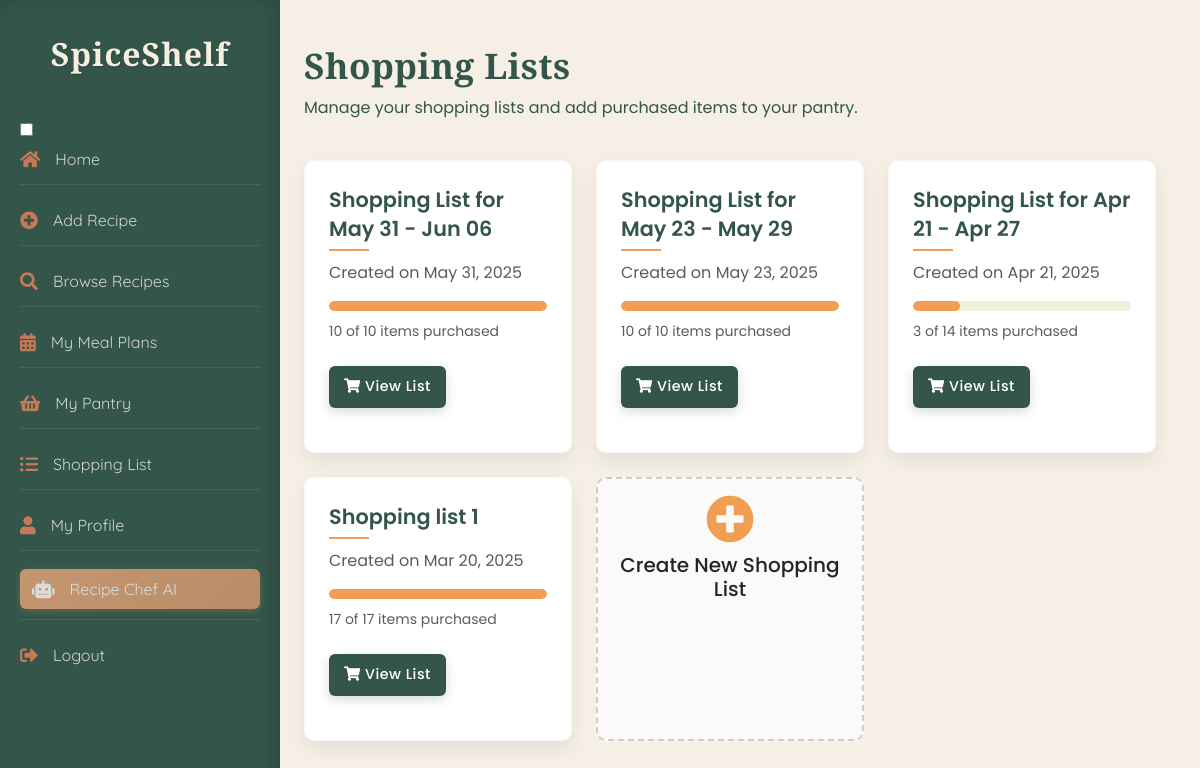
Screenshot of /SpiceShelf/index.php?action=shopping_list (signed in) with the database file from the repository.
### tables this page shows
CREATE TABLE `shopping_lists` (
  `shopping_list_id` int(11) NOT NULL,
  `user_id` int(11) NOT NULL,
  `name` varchar(255) NOT NULL,
  `created_at` timestamp NOT NULL DEFAULT current_timestamp()
);

### SpiceShelf/controllers/ShoppingListController.php (called while the page is built, shortened)
<?php
require_once 'models/ShoppingList.php';
class ShoppingListController {
    private $shoppingList;
    public function __construct($conn) {
        $this->shoppingList = new ShoppingList($conn);
    }
    public function showLists() {
        $user_id = $_SESSION['user_id'];
        $lists = $this->shoppingList->getUserShoppingLists($user_id);
        include 'views/all_shopping_lists.php';
    }
}

### SpiceShelf/index.php (called while the page is built, shortened)
<?php
require_once 'controllers/MealPlanController.php';
require_once 'controllers/ShoppingListController.php';
$database = new Database();
$conn = $database->getConnection();
$router = new Router();
$userController = new UserController($conn);
$recipeController = new RecipeController($conn);
$pantryController = new PantryController($conn);
$mealPlanController = new MealPlanController($conn);
$shoppingListController = new ShoppingListController($conn);
$adminController = new AdminController($conn);
$router->addRoute('login', [$userController, 'login']);
$router->addRoute('register', [$userController, 'register']);
$router->addRoute('logout', function () {
    session_unset();
    session_destroy();
    header('Location: index.php?action=login');
    exit;
});
$router->addRoute('profile', [$userController, 'profile']);
$router->addRoute('add_recipe', [$recipeController, 'add']);
$router->addRoute('recipe_chat', [$recipeController, 'recipeChat']);
$router->addRoute('pantry', [$pantryController, 'showPantryItems']);
$router->addRoute('add', [$pantryController, 'add']);
$router->addRoute('update', [$pantryController, 'update']);
$router->addRoute('delete', [$pantryController, 'delete']);
$router->addRoute('favorite', [$recipeController, 'favorite']);
$router->addRoute('search_recipes', [$recipeController, 'searchRecipes']);
$router->addRoute('home', [$recipeController, 'displayHome']);
$router->addRoute('view_recipe', [$recipeController, 'viewRecipe']);
$router->addRoute('delete_recipe', [$recipeController, 'deleteRecipe']);
$router->addRoute('edit_recipe', [$recipeController, 'editRecipe']);
$router->addRoute('update_recipe', [$recipeController, 'updateRecipe']);
$router->addRoute('browse_recipes', [$recipeController, 'browseRecipes']);
$router->addRoute('meal_plans', [$mealPlanController, 'showMealPlans']);
$router->addRoute('shopping_list', [$shoppingListController, 'showLists']);
$router->addRoute('refresh_home_sections', [$recipeController, 'refresh_home_sections']);
$router->addRoute('getDefaultMeasurement', [$recipeController, 'getDefaultMeasurement']);
$router->addRoute('add_comment', [$recipeController, 'addComment']);
$router->addRoute('delete_comment', [$recipeController, 'deleteComment']);
$router->addRoute('pantry/bulkDelete', [$pantryController, 'bulkDelete']);
$router->addRoute('meal_plans/exportPDF', [$mealPlanController, 'exportPDF']);
$router->addRoute('meal_plans/searchRecipes', [$mealPlanController, 'searchRecipes']);
$router->addRoute('meal_plans/addMeal', [$mealPlanController, 'addMeal']);
$router->addRoute('meal_plans/getMeal', [$mealPlanController, 'getMeal']);
$router->addRoute('meal_plans/updateMeal', [$mealPlanController, 'updateMeal']);
$router->addRoute('meal_plans/removeMeal', [$mealPlanController, 'removeMeal']);
$router->addRoute('meal_plans/generateShoppingList', [$mealPlanController, 'generateShoppingList']);
$router->addRoute('adminLogin', [$adminController, 'adminLogin']);
$router->addRoute('adminLogout', [$adminController, 'adminLogout']);
$router->addRoute('adminDashboard', [$adminController, 'adminDashboard']);
$router->addRoute('adminUsers', [$adminController, 'adminUsers']);
$router->addRoute('adminViewUser', [$adminController, 'adminViewUser']);
$router->addRoute('adminRecipes', [$adminController, 'adminRecipes']);
$router->addRoute('adminViewRecipe', [$adminController, 'adminViewRecipe']);
$router->addRoute('adminIngredients', [$adminController, 'adminIngredients']);
$router->addRoute('adminAddIngredient', [$adminController, 'adminAddIngredient']);
$router->addRoute('adminEditIngredient', [$adminController, 'adminEditIngredient']);
$router->addRoute('adminDeleteIngredient', [$adminController, 'adminDeleteIngredient']);
$router->addRoute('adminCategories', [$adminController, 'adminCategories']);
$router->addRoute('adminAddCategory', [$adminController, 'adminAddCategory']);
$router->addRoute('adminEditCategory', [$adminController, 'adminEditCategory']);
$router->addRoute('adminDeleteCategory', [$adminController, 'adminDeleteCategory']);
$router->addRoute('adminDeleteUser', [$adminController, 'adminDeleteUser']);
$router->addRoute('adminDeleteRecipe', [$adminController, 'adminDeleteRecipe']);
$router->addRoute('adminUserReports', [$adminController, 'adminUserReports']);
$router->addRoute('adminRecipeReports', [$adminController, 'adminRecipeReports']);
$router->addRoute('adminAds', [$adminController, 'adminAds']);
$router->addRoute('adminAdReports', [$adminController, 'adminAdReports']);
$router->addRoute('adminExportAdReport', [$adminController, 'adminExportAdReport']);
$router->addRoute('adminExportUserReport', [$adminController, 'adminExportUserReport']);
$router->addRoute('adminExportRecipeReport', [$adminController, 'adminExportRecipeReport']);
$router->addRoute('adminSendInactivityNotice', [$adminController, 'adminSendInactivityNotice']);
$router->addRoute('logAdImpression', [$adminController, 'logAdImpression']);
$router->addRoute('adClick', [$adminController, 'adClick']);
$action = isset($_GET['action']) ? $_GET['action'] : 'home';
$router->handleRequest($action);
?>

### SpiceShelf/models/ShoppingList.php (called while the page is built, shortened)
<?php
class ShoppingList {
    private $conn;
    public function __construct($conn) {
        $this->conn = $conn;
    }
    public function getUserShoppingLists($user_id) {
        $query = "SELECT sl.shopping_list_id, sl.name, sl.created_at,
                  COUNT(sli.id) as item_count,
                  SUM(CASE WHEN sli.purchased = 1 THEN 1 ELSE 0 END) as purchased_count
                  FROM shopping_lists sl
                  LEFT JOIN shopping_list_items sli ON sl.shopping_list_id = sli.shopping_list_id
                  WHERE sl.user_id = ?
                  GROUP BY sl.shopping_list_id
                  ORDER BY sl.created_at DESC";
        $stmt = $this->conn->prepare($query);
        $stmt->bind_param("i", $user_id);
        $stmt->execute();
        $result = $stmt->get_result();
        $lists = [];
        while ($row = $result->fetch_assoc()) {
            $lists[] = $row;
        }
        return $lists;
    }
}

### SpiceShelf/views/all_shopping_lists.php (the view, shortened to what this page needs)
<!DOCTYPE html>
<html lang="en">
<head>
    <link href="https://cdn.jsdelivr.net/npm/bootstrap@5.3.0/dist/css/bootstrap.min.css" rel="stylesheet">
    <link rel="stylesheet" href="https://cdn.jsdelivr.net/npm/bootstrap-icons@1.10.5/font/bootstrap-icons.css">
    <link rel="stylesheet" href="https://cdnjs.cloudflare.com/ajax/libs/font-awesome/6.0.0/css/all.min.css">
    <link rel="stylesheet" href="assets/css/shopping_lists.css">
</head>
<body>
<?php include 'includes/header.php'; ?>
<div class="content-wrapper">
    <div class="container-fluid p-4">
        <div class="row mb-4">
            <div class="col-md-8">
                <h1>Shopping Lists</h1>
                <p>Manage your shopping lists and add purchased items to your pantry.</p>
            </div>
        </div>
        <div class="row">
            <?php if (!empty($lists)): ?>
                <?php foreach ($lists as $list): ?>
                    <div class="col-md-4 col-sm-6 mb-4">
                        <div class="card shopping-list-card h-100">
                            <div class="card-body">
                                <h5 class="card-title"><?= htmlspecialchars($list['name']) ?></h5>
                                <p class="card-text text-muted">Created on <?= date('M d, Y', strtotime($list['created_at'])) ?></p>
                                <?php if ($list['item_count'] > 0): ?>
                                    <div class="progress">
                                        <div class="progress-bar" role="progressbar"
                                            style="width: <?= ($list['purchased_count'] / $list['item_count']) * 100 ?>%;"
                                            aria-valuenow="<?= ($list['purchased_count'] / $list['item_count']) * 100 ?>"
                                            aria-valuemin="0"
                                            aria-valuemax="100">
                                        </div>
                                    </div>
                                    <p class="small text-muted"><?= $list['purchased_count'] ?> of <?= $list['item_count'] ?> items purchased</p>
                                <?php else: ?>
                                    <p class="small text-muted">No items in this list</p>
                                <?php endif; ?>
                                <a href="index.php?action=shopping_list&id=<?= $list['shopping_list_id'] ?>" class="btn btn-primary mt-2">
                                    <i class="fas fa-shopping-cart"></i> View List
                                </a>
                            </div>
                        </div>
                    </div>
                <?php endforeach; ?>
            <?php endif; ?>
            <div class="col-md-4 col-sm-6 mb-4">
                <div class="card create-list-card h-100" id="createListCard">
                    <div class="card-body text-center">
                        <i class="fas fa-plus-circle create-list-icon"></i>
                        <h5>Create New Shopping List</h5>
                    </div>
                </div>
            </div>
        </div>
    </div>
</div>
</body>
</html>

### SpiceShelf/assets/css/shopping_lists.css (style rules this page uses)
.content-wrapper { margin-left: 260px; min-height: 100vh; background: #f5efe6; padding: 20px; font-family: 'Poppins', sans-serif; color: #34554a; }
.content-wrapper h1 { font-family: 'Cormorant Garamond', serif; color: #34554a; margin-bottom: 10px; font-size: 2.2rem; font-weight: 700; letter-spacing: 0.5px; }
.shopping-list-card { transition: transform 0.3s, box-shadow 0.3s; margin-bottom: 20px; border-left: 4px solid #F29E52; border-radius: 10px; background-color: #FFFFFF; overflow: hidden; box-shadow: 0 8px 20px rgba(0, 0, 0, 0.07); height: 100%; border: 1px solid rgba(232, 168, 124, 0.1); }
.shopping-list-card .card-body { padding: 1.5rem; }
.shopping-list-card .card-title { color: #34554a; margin: 0 0 10px 0; font-size: 1.3rem; font-weight: 600; line-height: 1.4; position: relative; padding-bottom: 8px; }
.shopping-list-card .card-title::after { content: ""; position: absolute; left: 0; bottom: 0; width: 40px; height: 2px; background-color: #F29E52; }
.progress { height: 10px; margin-bottom: 10px; border-radius: 5px; background-color: rgba(168, 181, 69, 0.2); }
.progress-bar { background-color: #F29E52; border-radius: 5px; }
.btn-primary { background-color: #34554a; border: none; padding: 10px 15px; border-radius: 6px; cursor: pointer; font-family: 'Poppins', sans-serif; transition: all 0.3s ease; font-weight: 500; letter-spacing: 0.5px; font-size: 0.9rem; box-shadow: 0 4px 12px rgba(52, 85, 74, 0.2); }
.create-list-card { min-height: 200px; border: 2px dashed #ccc; display: flex; flex-direction: column; justify-content: center; align-items: center; transition: border-color 0.3s, background-color 0.3s; cursor: pointer; border-radius: 10px; background-color: rgba(255, 255, 255, 0.7); }
.create-list-icon { font-size: 48px; color: #F29E52; margin-bottom: 10px; }

### SpiceShelf/assets/css/header.css (style rules this page uses)
:root { --primary-green: #34554a; --accent-orange: #e8835c; --warm-bg: #f5efdf; --terracotta: #c86f4f; --light-green: #8ca896; --dark-green: #2a4a40; --cream: #f9f5ea; --warm-shadow: rgba(175, 120, 90, 0.15); }
* { margin: 0; padding: 0; box-sizing: border-box; }
body { font-family: 'Quicksand', sans-serif; background-color: var(--warm-bg); }

### rows the page displays
shopping_lists: name "Shopping List for May 31 - Jun 06", created_at "May 31, 2025", purchased_count "10", item_count "10"
shopping_lists: name "Shopping List for May 23 - May 29", created_at "May 23, 2025", purchased_count "10", item_count "10"
shopping_lists: name "Shopping List for Apr 21 - Apr 27", created_at "Apr 21, 2025", purchased_count "3", item_count "14"
shopping_lists: name "Shopping list 1", created_at "Mar 20, 2025", purchased_count "17", item_count "17"
